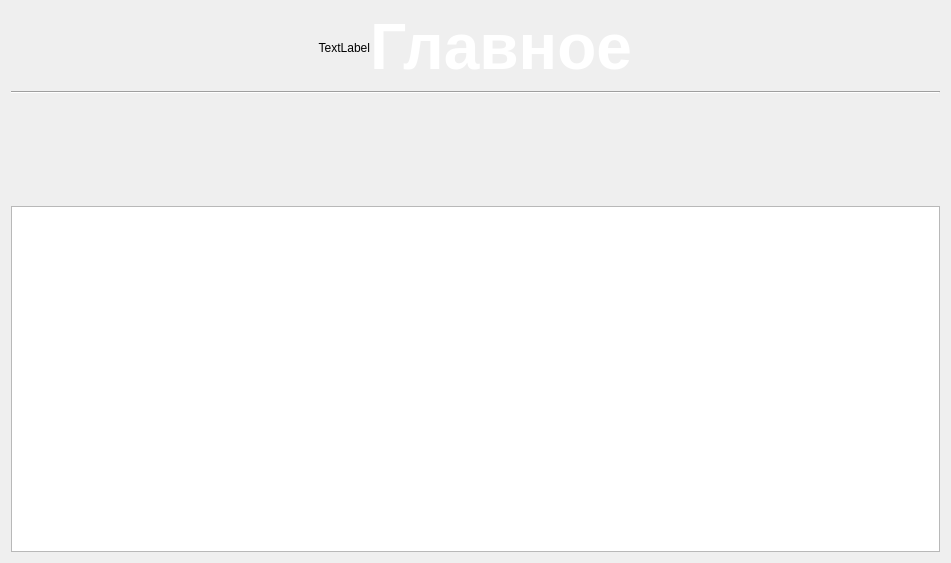
<?xml version="1.0" encoding="UTF-8"?>
<ui version="4.0">
 <class>Form</class>
 <widget class="QWidget" name="Form">
  <property name="geometry">
   <rect>
    <x>0</x>
    <y>0</y>
    <width>951</width>
    <height>563</height>
   </rect>
  </property>
  <property name="sizePolicy">
   <sizepolicy hsizetype="Expanding" vsizetype="Expanding">
    <horstretch>0</horstretch>
    <verstretch>0</verstretch>
   </sizepolicy>
  </property>
  <property name="minimumSize">
   <size>
    <width>500</width>
    <height>563</height>
   </size>
  </property>
  <property name="windowTitle">
   <string>Form</string>
  </property>
  <property name="styleSheet">
   <string notr="true"/>
  </property>
  <layout class="QVBoxLayout" name="verticalLayout">
   <property name="bottomMargin">
    <number>11</number>
   </property>
   <item>
    <layout class="QHBoxLayout" name="horizontalLayout_2">
     <property name="spacing">
      <number>0</number>
     </property>
     <item>
      <spacer name="horizontalSpacer_2">
       <property name="orientation">
        <enum>Qt::Horizontal</enum>
       </property>
       <property name="sizeHint" stdset="0">
        <size>
         <width>40</width>
         <height>20</height>
        </size>
       </property>
      </spacer>
     </item>
     <item>
      <widget class="QLabel" name="crown_image">
       <property name="minimumSize">
        <size>
         <width>0</width>
         <height>0</height>
        </size>
       </property>
       <property name="text">
        <string>TextLabel</string>
       </property>
       <property name="alignment">
        <set>Qt::AlignRight|Qt::AlignTrailing|Qt::AlignVCenter</set>
       </property>
      </widget>
     </item>
     <item>
      <widget class="QLabel" name="label">
       <property name="sizePolicy">
        <sizepolicy hsizetype="Minimum" vsizetype="Minimum">
         <horstretch>0</horstretch>
         <verstretch>0</verstretch>
        </sizepolicy>
       </property>
       <property name="font">
        <font>
         <pointsize>48</pointsize>
         <weight>50</weight>
         <bold>false</bold>
        </font>
       </property>
       <property name="styleSheet">
        <string notr="true">color: #ffffff;</string>
       </property>
       <property name="frameShape">
        <enum>QFrame::NoFrame</enum>
       </property>
       <property name="frameShadow">
        <enum>QFrame::Raised</enum>
       </property>
       <property name="lineWidth">
        <number>1</number>
       </property>
       <property name="midLineWidth">
        <number>0</number>
       </property>
       <property name="text">
        <string>&lt;html&gt;&lt;head/&gt;&lt;body&gt;&lt;p&gt;&lt;span style=&quot; font-size:48pt; font-weight:600; color:#ffffff;&quot;&gt;Главное&lt;/span&gt;&lt;/p&gt;&lt;/body&gt;&lt;/html&gt;</string>
       </property>
       <property name="alignment">
        <set>Qt::AlignLeading|Qt::AlignLeft|Qt::AlignTop</set>
       </property>
       <property name="margin">
        <number>0</number>
       </property>
      </widget>
     </item>
     <item>
      <spacer name="horizontalSpacer_3">
       <property name="orientation">
        <enum>Qt::Horizontal</enum>
       </property>
       <property name="sizeHint" stdset="0">
        <size>
         <width>40</width>
         <height>20</height>
        </size>
       </property>
      </spacer>
     </item>
    </layout>
   </item>
   <item>
    <widget class="Line" name="line">
     <property name="minimumSize">
      <size>
       <width>0</width>
       <height>0</height>
      </size>
     </property>
     <property name="orientation">
      <enum>Qt::Horizontal</enum>
     </property>
    </widget>
   </item>
   <item>
    <widget class="QWidget" name="button_widget" native="true">
     <property name="sizePolicy">
      <sizepolicy hsizetype="Preferred" vsizetype="Fixed">
       <horstretch>0</horstretch>
       <verstretch>0</verstretch>
      </sizepolicy>
     </property>
     <property name="minimumSize">
      <size>
       <width>0</width>
       <height>100</height>
      </size>
     </property>
     <property name="maximumSize">
      <size>
       <width>16777215</width>
       <height>100</height>
      </size>
     </property>
     <property name="styleSheet">
      <string notr="true"/>
     </property>
     <layout class="QHBoxLayout" name="horizontalLayout">
      <item>
       <widget class="QPushButton" name="play_playlist_button">
        <property name="minimumSize">
         <size>
          <width>90</width>
          <height>90</height>
         </size>
        </property>
        <property name="toolTip">
         <string>&lt;html&gt;&lt;head/&gt;&lt;body&gt;&lt;p&gt;&lt;span style=&quot; font-size:10pt;&quot;&gt;Обновить треки&lt;/span&gt;&lt;/p&gt;&lt;/body&gt;&lt;/html&gt;</string>
        </property>
        <property name="styleSheet">
         <string notr="true">border : 0; background: transparent;</string>
        </property>
        <property name="text">
         <string/>
        </property>
       </widget>
      </item>
      <item>
       <spacer name="horizontalSpacer">
        <property name="orientation">
         <enum>Qt::Horizontal</enum>
        </property>
        <property name="sizeHint" stdset="0">
         <size>
          <width>653</width>
          <height>20</height>
         </size>
        </property>
       </spacer>
      </item>
      <item>
       <widget class="QPushButton" name="reload_table_button">
        <property name="minimumSize">
         <size>
          <width>70</width>
          <height>70</height>
         </size>
        </property>
        <property name="toolTip">
         <string>&lt;html&gt;&lt;head/&gt;&lt;body&gt;&lt;p&gt;&lt;span style=&quot; font-size:10pt;&quot;&gt;Обновить треки&lt;/span&gt;&lt;/p&gt;&lt;/body&gt;&lt;/html&gt;</string>
        </property>
        <property name="styleSheet">
         <string notr="true">border : 0; background: transparent;</string>
        </property>
        <property name="text">
         <string/>
        </property>
       </widget>
      </item>
      <item>
       <widget class="QPushButton" name="upload_track_button">
        <property name="minimumSize">
         <size>
          <width>70</width>
          <height>70</height>
         </size>
        </property>
        <property name="toolTip">
         <string>&lt;html&gt;&lt;head/&gt;&lt;body&gt;&lt;p&gt;&lt;span style=&quot; font-size:10pt;&quot;&gt;Загрузить трек&lt;/span&gt;&lt;/p&gt;&lt;/body&gt;&lt;/html&gt;</string>
        </property>
        <property name="styleSheet">
         <string notr="true">border : 0; background: transparent;</string>
        </property>
        <property name="text">
         <string/>
        </property>
       </widget>
      </item>
     </layout>
    </widget>
   </item>
   <item>
    <widget class="QTableWidget" name="playlist_table">
     <property name="sizePolicy">
      <sizepolicy hsizetype="Expanding" vsizetype="Expanding">
       <horstretch>0</horstretch>
       <verstretch>0</verstretch>
      </sizepolicy>
     </property>
     <property name="minimumSize">
      <size>
       <width>0</width>
       <height>276</height>
      </size>
     </property>
     <property name="styleSheet">
      <string notr="true">color: #ffffff;</string>
     </property>
     <property name="verticalScrollBarPolicy">
      <enum>Qt::ScrollBarAsNeeded</enum>
     </property>
     <property name="horizontalScrollBarPolicy">
      <enum>Qt::ScrollBarAsNeeded</enum>
     </property>
     <property name="sizeAdjustPolicy">
      <enum>QAbstractScrollArea::AdjustIgnored</enum>
     </property>
    </widget>
   </item>
  </layout>
 </widget>
 <resources/>
 <connections/>
</ui>
